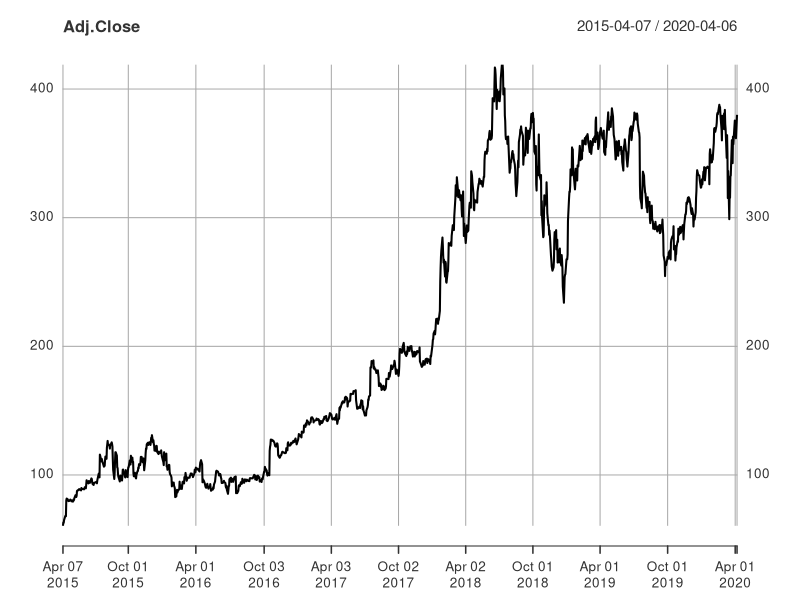
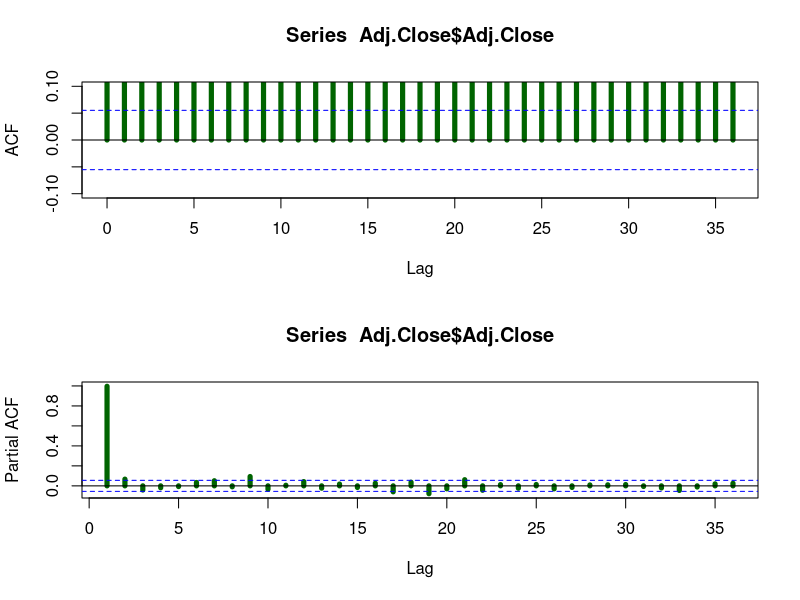
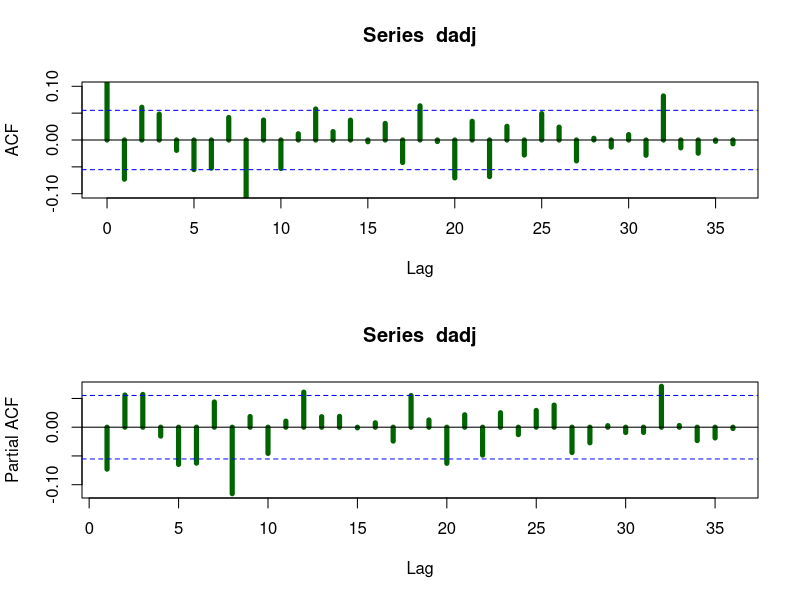
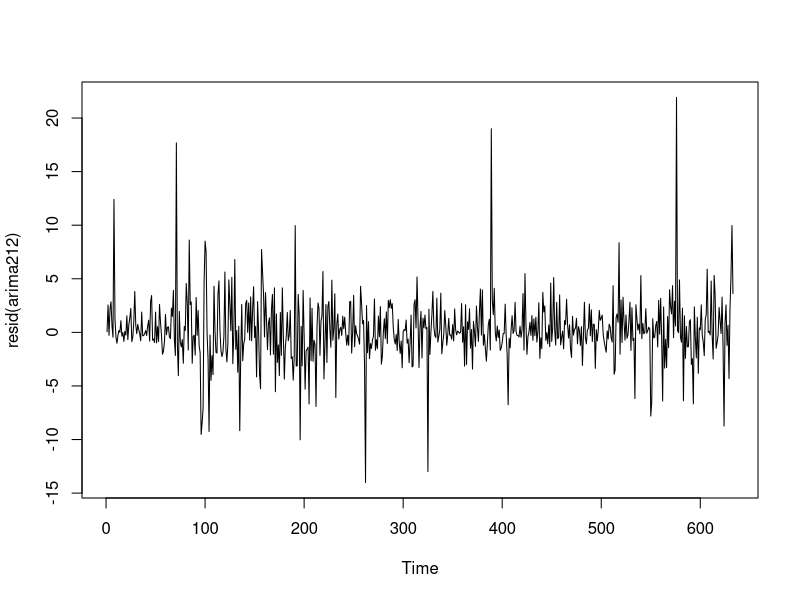
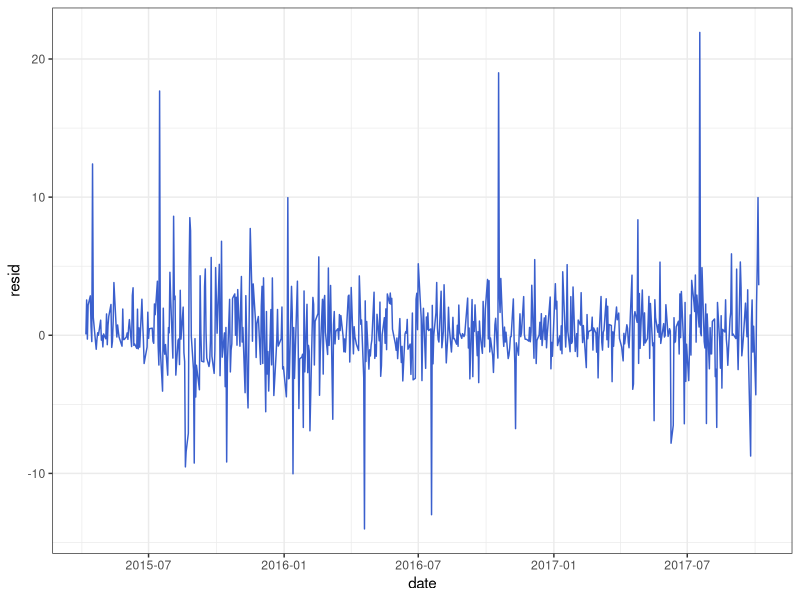
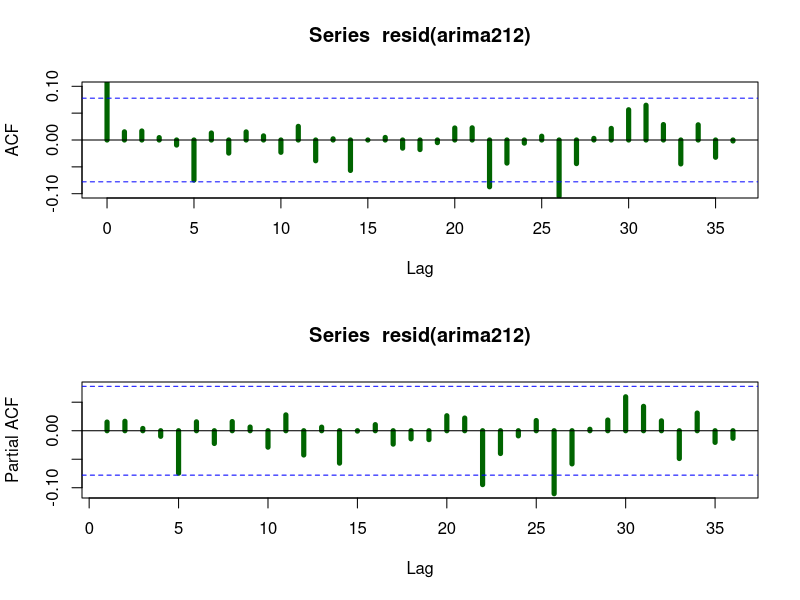

These figures' R source, in order: (Note: a time limit stopped this script after it produced the figures.)
getwd()
setwd("/Users/zhouyue/Downloads")

library(xts)
library(lmtest)
library(tidyverse)
library(urca)


data <- read.csv("NFLX.csv")
data$Date <- as.Date(data$Date, format = "%Y-%m-%d")
data %>% glimpse()
data <- xts(data[, -1],order.by = data$Date,frequency = 12)
Adj.Close <- data$Adj.Close
plot(Adj.Close)

adf_test <- ur.df(Adj.Close$Adj.Close, type = "none", lags = 0)
summary(adf_test)

par(mfrow = c(2, 1)) 
acf(Adj.Close$Adj.Close,lag.max = 36, ylim = c(-0.1, 0.1),lwd = 5,col = "dark green",na.action = na.pass)  
pacf(Adj.Close$Adj.Close,lag.max = 36,lwd = 5, col = "dark green",na.action = na.pass)
par(mfrow = c(1, 1)) 

dadj <- na.exclude(diff.xts(Adj.Close$Adj.Close))
adf_test_dadj <- ur.df(dadj, type = "none", lags = 0)
summary(adf_test_dadj)

par(mfrow = c(2, 1)) 
acf(dadj,lag.max = 36, ylim = c(-0.1, 0.1),lwd = 5,col = "dark green",na.action = na.pass)  
pacf(dadj,lag.max = 36,lwd = 5, col = "dark green",na.action = na.pass)
par(mfrow = c(1, 1)) 



library(forecast)
auto.arima(Adj.Close)


cdata.shortx1 <- Adj.Close$Adj.Close["/20171007", ]
arima212 <- Arima(cdata.shortx1$Adj.Close,order = c(2, 1, 2))
arima212
coeftest(arima212)
summary(arima212)
plot(resid(arima212))
tibble(date = index(cdata.shortx1$Adj.Close),resid = arima212 %>% resid() %>% as.numeric()
) %>%
  ggplot(aes(date, resid)) +
  geom_line(col = "royalblue3") +theme_bw()


par(mfrow = c(2, 1)) 
acf(resid(arima212),lag.max = 36,ylim = c(-0.1, 0.1),lwd = 5, col = "dark green",na.action = na.pass)
pacf(resid(arima212),lag.max = 36,lwd = 5, col = "dark green",na.action = na.pass)
par(mfrow = c(1, 1))
Box.test(resid(arima212), type = "Ljung-Box", lag = 4)


arima1133 <- Arima(cdata.shortx1$Adj.Close,order = c(1, 1,33))
arima1133
coeftest(arima1133)
summary(arima1133)
plot(resid(arima1133))
tibble(date = index(cdata.shortx1$Adj.Close),resid = arima1133 %>% resid() %>% as.numeric()
) %>%
  ggplot(aes(date, resid)) +
  geom_line(col = "royalblue3") +theme_bw()


par(mfrow = c(2, 1)) 
acf(resid(arima1133),lag.max = 36,ylim = c(-0.1, 0.1),lwd = 5, col = "dark green",na.action = na.pass)
pacf(resid(arima1133),lag.max = 36,lwd = 5, col = "dark green",na.action = na.pass)
par(mfrow = c(1, 1))
Box.test(resid(arima1133), type = "Ljung-Box", lag = 4)



arima1233 <- Arima(cdata.shortx1$Adj.Close,order = c(1, 2,33))
arima1233
coeftest(arima1233)
summary(arima1233)
plot(resid(arima1233))
tibble(date = index(cdata.shortx1$Adj.Close),resid = arima1233 %>% resid() %>% as.numeric()
) %>%
  ggplot(aes(date, resid)) +
  geom_line(col = "royalblue3") +theme_bw()


par(mfrow = c(2, 1)) 
acf(resid(arima1233),lag.max = 36,ylim = c(-0.1, 0.1),lwd = 5, col = "dark green",na.action = na.pass)
pacf(resid(arima1233),lag.max = 36,lwd = 5, col = "dark green",na.action = na.pass)
par(mfrow = c(1, 1))
Box.test(resid(arima1233), type = "Ljung-Box", lag = 4)


forecasts <- forecast(arima212, h = 627) 
forecasts
forecasts$mean
class(forecasts$mean)
as.numeric(forecasts$mean)
forecasts$lower
forecasts$upper
forecasts_data <- data.frame(f_mean  = as.numeric(forecasts$mean),
                             f_lower = as.numeric(forecasts$lower[, 2]),
                             f_upper = as.numeric(forecasts$upper[, 2]))

forecasts_data 



cdata.shortx1 <- Adj.Close$Adj.Close["/20171007", ]
cdata.shortx1

tail(cdata.shortx1)
cdata.shortx2 <-Adj.Close$Adj.Close["20171007/", ]
forecasts_xts <- xts(forecasts_data,order.by =index(cdata.shortx2))

cdata3 <- merge(Adj.Close,forecasts_xts)

head(cdata3)
tail(cdata3, n =627)
plot(cdata3)

forecasts <- forecast(arima1133, h = 627) 
forecasts
forecasts$mean
class(forecasts$mean)
as.numeric(forecasts$mean)
forecasts$lower
forecasts$upper
forecasts_data <- data.frame(f_mean  = as.numeric(forecasts$mean),
                             f_lower = as.numeric(forecasts$lower[, 2]),
                             f_upper = as.numeric(forecasts$upper[, 2]))

forecasts_data 



cdata.shortx1 <- Adj.Close$Adj.Close["/20171007", ]
cdata.shortx1

tail(cdata.shortx1)
cdata.shortx2 <-Adj.Close$Adj.Close["20171007/", ]
forecasts_xts <- xts(forecasts_data,order.by =index(cdata.shortx2))

cdata3 <- merge(Adj.Close,forecasts_xts)

head(cdata3)
tail(cdata3, n =627)
plot(cdata3)


forecasts <- forecast(arima1233, h = 627) 
forecasts
forecasts$mean
class(forecasts$mean)
as.numeric(forecasts$mean)
forecasts$lower
forecasts$upper
forecasts_data <- data.frame(f_mean  = as.numeric(forecasts$mean),
                             f_lower = as.numeric(forecasts$lower[, 2]),
                             f_upper = as.numeric(forecasts$upper[, 2]))

forecasts_data 



cdata.shortx1 <- Adj.Close$Adj.Close["/20171007", ]
cdata.shortx1

tail(cdata.shortx1)
cdata.shortx2 <-Adj.Close$Adj.Close["20171007/", ]
forecasts_xts <- xts(forecasts_data,order.by =index(cdata.shortx2))

cdata3 <- merge(Adj.Close,forecasts_xts)

head(cdata3)
tail(cdata3, n =627)
plot(cdata3)
